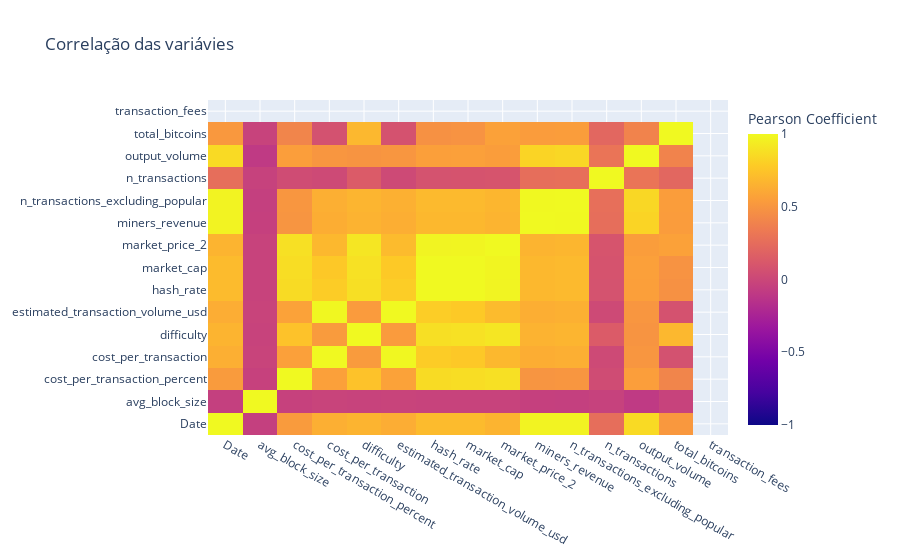

Notebook source saved alongside this figure:
### Markdown cell above
### Criando o Heatmap

### Code cell
def correlation_heatmap(df, title, absolute_bounds=True):
    '''Plot a correlation heatmap for the entire dataframe'''
    heatmap = go.Heatmap(
        z=df.corr(method='pearson').values,
        x=df.columns,
        y=df.columns,
        colorbar=dict(title='Pearson Coefficient'),
    )
    
    layout = go.Layout(title=title)
    
    if absolute_bounds:
        heatmap['zmax'] = 1.0
        heatmap['zmin'] = -1.0
        
    fig = go.Figure(data=[heatmap], layout=layout)
    py.iplot(fig)
    
correlation_heatmap(dfs, 'Correlação das variávies')

### Figure 1 — Plotly figure (JSON) as saved in the notebook; plotly's stock layout.template omitted (floating-point values rounded to 4 significant figures; data arrays with more than 128 entries replaced by an {"elided": "..."} marker saying what was removed)
{"data": [{"colorbar": {"title": {"text": "Pearson Coefficient"}}, "type": "heatmap", "x": ["Date", "avg_block_size", "cost_per_transaction_percent", "cost_per_transaction", "difficulty", "estimated_transaction_volume_usd", "hash_rate", "market_cap", "market_price_2", "miners_revenue", "n_transactions_excluding_popular", "n_transactions", "output_volume", "total_bitcoins", "transaction_fees"], "y": ["Date", "avg_block_size", "cost_per_transaction_percent", "cost_per_transaction", "difficulty", "estimated_transaction_volume_usd", "hash_rate", "market_cap", "market_price_2", "miners_revenue", "n_transactions_excluding_popular", "n_transactions", "output_volume", "total_bitcoins", "transaction_fees"], "z": {"elided": "14x14 float values"}, "zmax": 1, "zmin": -1}], "layout": {"title": {"text": "Correlação das variávies"}}}
